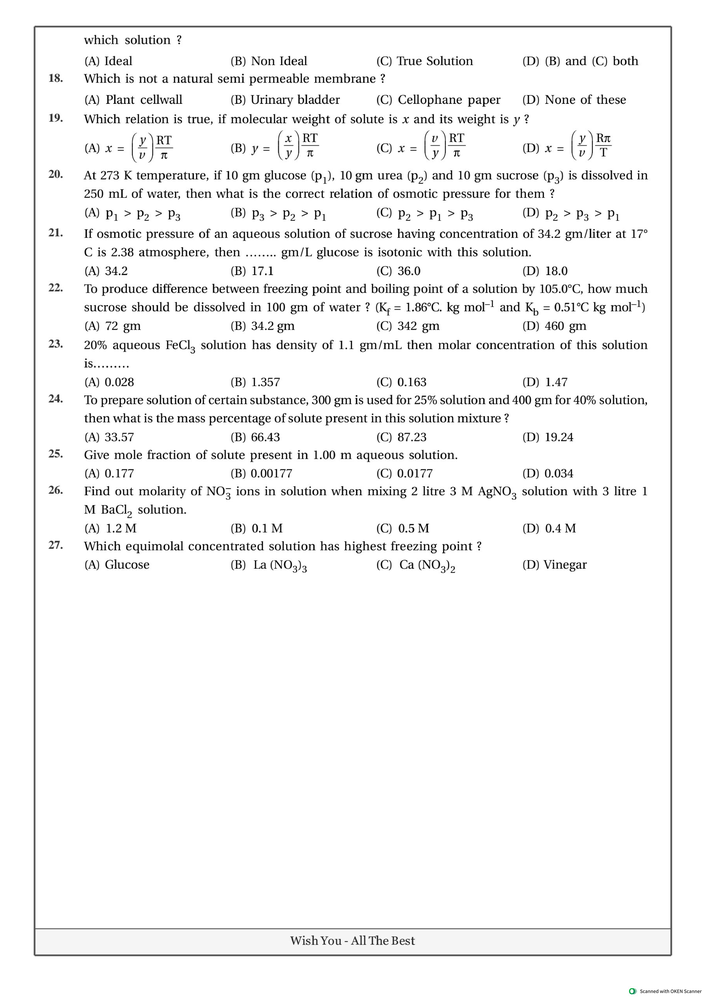
#> input picture scratch/chapter6_page2.png, 706 x 999 px, shrunk from 3719 x 5263 before the run, found by its file name
$ python find_coords.py
#> lines starting #> are read from the running program, lines starting #| are printed output that depends on the picture
import cv2
import os

def main():
    image_path = "c:/Users/dell/Desktop/coaching/scratch/chapter6_page2.png"
    if not os.path.exists(image_path):
        print("Image not found.")
        return

    img = cv2.imread(image_path)
#> img is the input picture: shape (999, 706, 3); mean B, G, R 244.6, 244.6, 244.6
    h, w, c = img.shape
#> h = 999; w = 706; c = 3
    print(f"Loaded image: {w}x{h}")
#| Loaded image: 706x999

    # Since we know Q19 is in the upper middle area based on text order (18, 19, 20, 21, 22),
    # let's crop from y = 15% to 45% of height
    y_start = int(h * 0.03)
#> y_start = 29
    y_end = int(h * 0.22)
#> y_end = 219
    crop = img[y_start:y_end, 0:w]
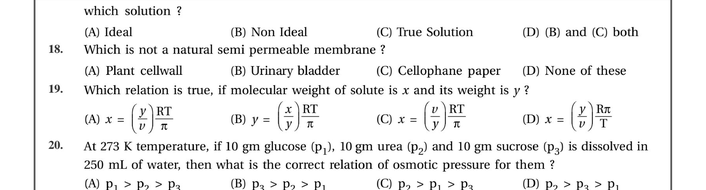
#> crop: shape (190, 706, 3); min 0, max 255, mean 239.2

    output_path = "c:/Users/dell/Desktop/coaching/scratch/q19_cropped.png"
    cv2.imwrite(output_path, crop)
    print(f"Cropped region to {output_path}")

    # Copy to artifacts
    import shutil
    dest_dir = "C:/Users/dell/.gemini/antigravity/brain/1bac99db-80fa-49b6-9f7f-7b6499bb3467"
    os.makedirs(dest_dir, exist_ok=True)
    shutil.copy(output_path, os.path.join(dest_dir, "q19_cropped.png"))
    print("Copied to artifacts.")

if __name__ == "__main__":
    main()

$ run again, with scratch/chapter6_page3.png copied over scratch/chapter6_page2.png
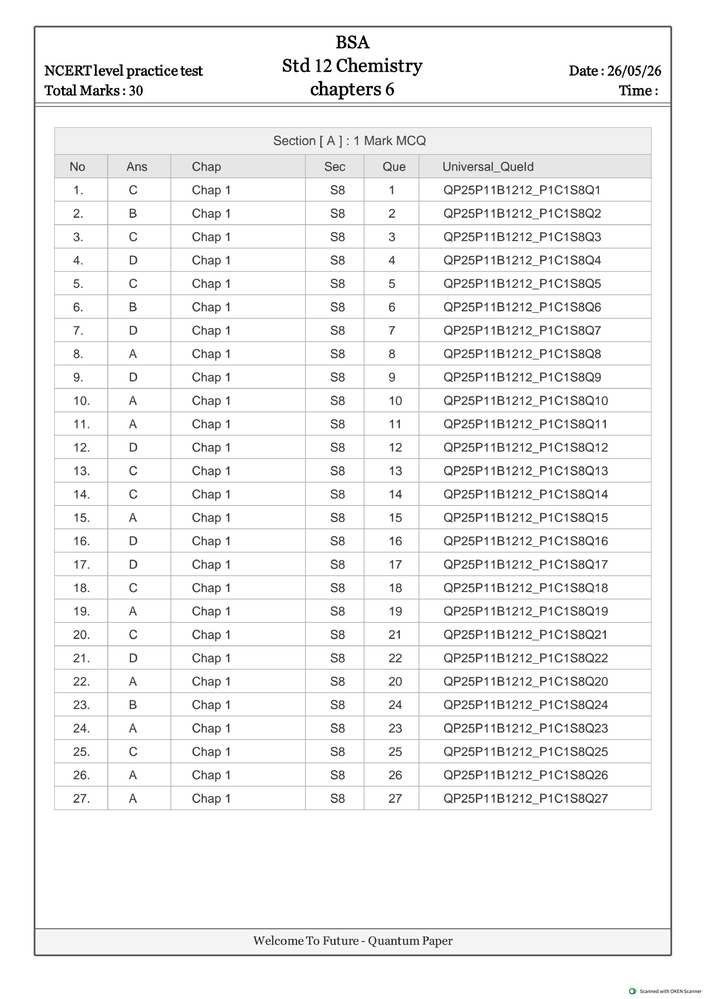
#> input picture scratch/chapter6_page3.png, 706 x 999 px, shrunk from 3719 x 5263 before the run, found by its file name
#> in main, img is the input picture: shape (999, 706, 3); mean B, G, R 243.1, 243.1, 243.1
#| Loaded image: 706x999
#> in main, `crop = img[y_start:y_end, 0:w]`:
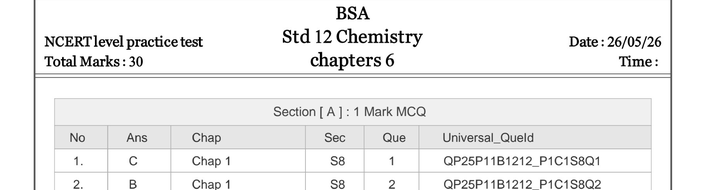
#> crop: shape (190, 706, 3); min 0, max 255, mean 238.7
